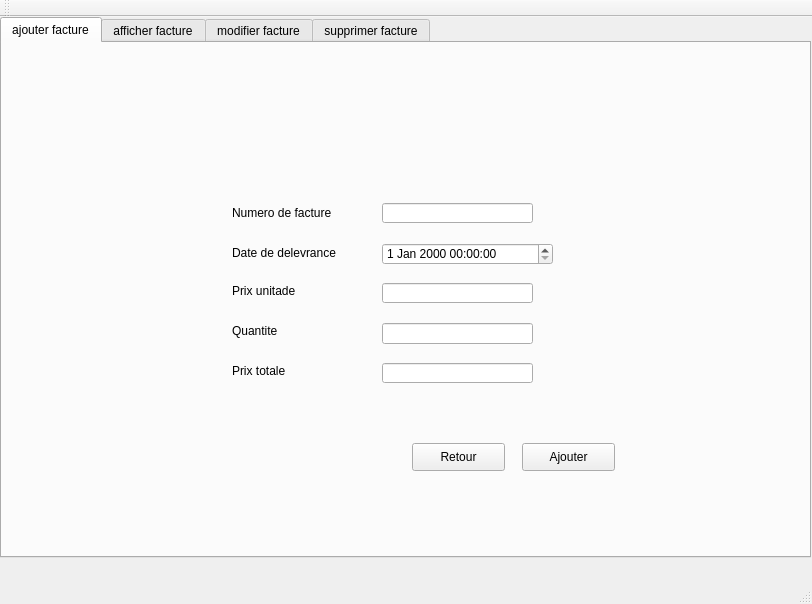
<?xml version="1.0" encoding="UTF-8"?>
<ui version="4.0">
 <class>MainWindow</class>
 <widget class="QMainWindow" name="MainWindow">
  <property name="geometry">
   <rect>
    <x>0</x>
    <y>0</y>
    <width>812</width>
    <height>604</height>
   </rect>
  </property>
  <property name="windowTitle">
   <string>Gestion des fournisseurs</string>
  </property>
  <widget class="QWidget" name="centralWidget">
   <widget class="QTabWidget" name="tabWidget">
    <property name="geometry">
     <rect>
      <x>0</x>
      <y>0</y>
      <width>811</width>
      <height>541</height>
     </rect>
    </property>
    <property name="currentIndex">
     <number>0</number>
    </property>
    <widget class="QWidget" name="ajouter_facture">
     <attribute name="title">
      <string>ajouter facture</string>
     </attribute>
     <widget class="QLabel" name="label">
      <property name="geometry">
       <rect>
        <x>230</x>
        <y>160</y>
        <width>111</width>
        <height>20</height>
       </rect>
      </property>
      <property name="text">
       <string>Numero de facture</string>
      </property>
     </widget>
     <widget class="QLabel" name="label_4">
      <property name="geometry">
       <rect>
        <x>230</x>
        <y>200</y>
        <width>121</width>
        <height>20</height>
       </rect>
      </property>
      <property name="text">
       <string>Date de delevrance</string>
      </property>
     </widget>
     <widget class="QLineEdit" name="lineEdit_prix_unitaire">
      <property name="geometry">
       <rect>
        <x>380</x>
        <y>240</y>
        <width>151</width>
        <height>20</height>
       </rect>
      </property>
      <property name="text">
       <string/>
      </property>
     </widget>
     <widget class="QLineEdit" name="lineEdit_prix_totale">
      <property name="geometry">
       <rect>
        <x>380</x>
        <y>320</y>
        <width>151</width>
        <height>20</height>
       </rect>
      </property>
      <property name="text">
       <string/>
      </property>
     </widget>
     <widget class="QLineEdit" name="lineEdit_quantite">
      <property name="geometry">
       <rect>
        <x>380</x>
        <y>280</y>
        <width>151</width>
        <height>21</height>
       </rect>
      </property>
     </widget>
     <widget class="QLabel" name="label_3">
      <property name="geometry">
       <rect>
        <x>230</x>
        <y>240</y>
        <width>101</width>
        <height>16</height>
       </rect>
      </property>
      <property name="text">
       <string>Prix unitade</string>
      </property>
     </widget>
     <widget class="QLabel" name="label_2">
      <property name="geometry">
       <rect>
        <x>230</x>
        <y>320</y>
        <width>91</width>
        <height>16</height>
       </rect>
      </property>
      <property name="text">
       <string>Prix totale</string>
      </property>
     </widget>
     <widget class="QLineEdit" name="lineEdit_num_fact">
      <property name="geometry">
       <rect>
        <x>380</x>
        <y>160</y>
        <width>151</width>
        <height>20</height>
       </rect>
      </property>
      <property name="text">
       <string/>
      </property>
     </widget>
     <widget class="QPushButton" name="pushButtonRetourAjouter">
      <property name="geometry">
       <rect>
        <x>410</x>
        <y>400</y>
        <width>93</width>
        <height>28</height>
       </rect>
      </property>
      <property name="text">
       <string>Retour</string>
      </property>
     </widget>
     <widget class="QLabel" name="label_5">
      <property name="geometry">
       <rect>
        <x>230</x>
        <y>280</y>
        <width>101</width>
        <height>16</height>
       </rect>
      </property>
      <property name="text">
       <string>Quantite</string>
      </property>
     </widget>
     <widget class="QPushButton" name="pushButtonAjouter">
      <property name="geometry">
       <rect>
        <x>520</x>
        <y>400</y>
        <width>93</width>
        <height>28</height>
       </rect>
      </property>
      <property name="text">
       <string>Ajouter</string>
      </property>
     </widget>
     <widget class="QDateTimeEdit" name="dateTimeEdit_ajouter">
      <property name="geometry">
       <rect>
        <x>380</x>
        <y>200</y>
        <width>171</width>
        <height>22</height>
       </rect>
      </property>
     </widget>
     <widget class="QLabel" name="label_pic1">
      <property name="geometry">
       <rect>
        <x>0</x>
        <y>-20</y>
        <width>861</width>
        <height>541</height>
       </rect>
      </property>
      <property name="text">
       <string/>
      </property>
     </widget>
     <zorder>label_pic1</zorder>
     <zorder>label</zorder>
     <zorder>label_4</zorder>
     <zorder>lineEdit_prix_unitaire</zorder>
     <zorder>lineEdit_prix_totale</zorder>
     <zorder>lineEdit_quantite</zorder>
     <zorder>label_3</zorder>
     <zorder>label_2</zorder>
     <zorder>lineEdit_num_fact</zorder>
     <zorder>pushButtonRetourAjouter</zorder>
     <zorder>label_5</zorder>
     <zorder>pushButtonAjouter</zorder>
     <zorder>dateTimeEdit_ajouter</zorder>
    </widget>
    <widget class="QWidget" name="afficher_facture">
     <attribute name="title">
      <string>afficher facture</string>
     </attribute>
     <widget class="QStackedWidget" name="stackedWidget1">
      <property name="geometry">
       <rect>
        <x>9</x>
        <y>-1</y>
        <width>791</width>
        <height>511</height>
       </rect>
      </property>
      <property name="currentIndex">
       <number>0</number>
      </property>
      <widget class="QWidget" name="page">
       <widget class="QPushButton" name="pushButtonImprimer">
        <property name="geometry">
         <rect>
          <x>660</x>
          <y>0</y>
          <width>93</width>
          <height>28</height>
         </rect>
        </property>
        <property name="text">
         <string>Imprimer</string>
        </property>
       </widget>
       <widget class="QTableView" name="tableViewAficherFacture">
        <property name="geometry">
         <rect>
          <x>0</x>
          <y>30</y>
          <width>791</width>
          <height>451</height>
         </rect>
        </property>
        <property name="toolTip">
         <string>&lt;html&gt;&lt;head/&gt;&lt;body&gt;&lt;p&gt;&lt;br/&gt;&lt;/p&gt;&lt;/body&gt;&lt;/html&gt;</string>
        </property>
        <property name="lineWidth">
         <number>1</number>
        </property>
        <property name="midLineWidth">
         <number>1</number>
        </property>
        <property name="dragEnabled">
         <bool>false</bool>
        </property>
        <property name="wordWrap">
         <bool>true</bool>
        </property>
        <property name="cornerButtonEnabled">
         <bool>true</bool>
        </property>
       </widget>
       <widget class="QPushButton" name="recette">
        <property name="geometry">
         <rect>
          <x>560</x>
          <y>0</y>
          <width>93</width>
          <height>28</height>
         </rect>
        </property>
        <property name="text">
         <string>Recette</string>
        </property>
       </widget>
       <widget class="QPushButton" name="pushButtonRetourAfficher">
        <property name="geometry">
         <rect>
          <x>680</x>
          <y>480</y>
          <width>101</width>
          <height>28</height>
         </rect>
        </property>
        <property name="text">
         <string>Retour</string>
        </property>
       </widget>
      </widget>
      <widget class="QWidget" name="page_2">
       <widget class="QLabel" name="label_6">
        <property name="geometry">
         <rect>
          <x>240</x>
          <y>210</y>
          <width>101</width>
          <height>16</height>
         </rect>
        </property>
        <property name="text">
         <string>Recette de jour</string>
        </property>
       </widget>
       <widget class="QPushButton" name="pushButtonRetourRecette">
        <property name="geometry">
         <rect>
          <x>470</x>
          <y>340</y>
          <width>93</width>
          <height>28</height>
         </rect>
        </property>
        <property name="text">
         <string>Retour</string>
        </property>
       </widget>
       <widget class="QLineEdit" name="lineEditImprimer">
        <property name="geometry">
         <rect>
          <x>360</x>
          <y>210</y>
          <width>113</width>
          <height>22</height>
         </rect>
        </property>
       </widget>
      </widget>
     </widget>
     <widget class="QLabel" name="label_pic2">
      <property name="geometry">
       <rect>
        <x>0</x>
        <y>-20</y>
        <width>861</width>
        <height>541</height>
       </rect>
      </property>
      <property name="text">
       <string/>
      </property>
     </widget>
     <zorder>label_pic2</zorder>
     <zorder>stackedWidget1</zorder>
    </widget>
    <widget class="QWidget" name="modifier_facture">
     <attribute name="title">
      <string>modifier facture</string>
     </attribute>
     <widget class="QStackedWidget" name="stackedWidget">
      <property name="geometry">
       <rect>
        <x>20</x>
        <y>0</y>
        <width>781</width>
        <height>501</height>
       </rect>
      </property>
      <property name="currentIndex">
       <number>0</number>
      </property>
      <widget class="QWidget" name="modifier_id">
       <widget class="QLabel" name="label_12">
        <property name="geometry">
         <rect>
          <x>210</x>
          <y>220</y>
          <width>111</width>
          <height>20</height>
         </rect>
        </property>
        <property name="text">
         <string>Numero de facture</string>
        </property>
       </widget>
       <widget class="QLineEdit" name="lineEdit_num_fact_modifier">
        <property name="geometry">
         <rect>
          <x>360</x>
          <y>220</y>
          <width>151</width>
          <height>20</height>
         </rect>
        </property>
        <property name="text">
         <string/>
        </property>
       </widget>
       <widget class="QPushButton" name="pushButtonModifier">
        <property name="geometry">
         <rect>
          <x>520</x>
          <y>350</y>
          <width>93</width>
          <height>28</height>
         </rect>
        </property>
        <property name="text">
         <string>Modifier</string>
        </property>
       </widget>
       <widget class="QPushButton" name="pushButtonRetourModifier2">
        <property name="geometry">
         <rect>
          <x>430</x>
          <y>350</y>
          <width>93</width>
          <height>28</height>
         </rect>
        </property>
        <property name="text">
         <string>Retour</string>
        </property>
       </widget>
      </widget>
      <widget class="QWidget" name="modifier">
       <widget class="QLabel" name="label_37">
        <property name="geometry">
         <rect>
          <x>210</x>
          <y>220</y>
          <width>91</width>
          <height>16</height>
         </rect>
        </property>
        <property name="text">
         <string>Quantite</string>
        </property>
       </widget>
       <widget class="QLineEdit" name="lineEdit_quntiter_modifier">
        <property name="geometry">
         <rect>
          <x>360</x>
          <y>220</y>
          <width>113</width>
          <height>20</height>
         </rect>
        </property>
        <property name="text">
         <string/>
        </property>
       </widget>
       <widget class="QPushButton" name="pushButtonRetourModifier">
        <property name="geometry">
         <rect>
          <x>440</x>
          <y>380</y>
          <width>93</width>
          <height>28</height>
         </rect>
        </property>
        <property name="text">
         <string>Retour</string>
        </property>
       </widget>
       <widget class="QLabel" name="label_34">
        <property name="geometry">
         <rect>
          <x>210</x>
          <y>180</y>
          <width>101</width>
          <height>16</height>
         </rect>
        </property>
        <property name="text">
         <string>Prix unitade</string>
        </property>
       </widget>
       <widget class="QLabel" name="label_36">
        <property name="geometry">
         <rect>
          <x>210</x>
          <y>260</y>
          <width>91</width>
          <height>16</height>
         </rect>
        </property>
        <property name="text">
         <string>Prix totale</string>
        </property>
       </widget>
       <widget class="QLabel" name="label_35">
        <property name="geometry">
         <rect>
          <x>210</x>
          <y>140</y>
          <width>121</width>
          <height>20</height>
         </rect>
        </property>
        <property name="text">
         <string>Date de delvrance</string>
        </property>
       </widget>
       <widget class="QLineEdit" name="lineEdit_prix_u_modifier">
        <property name="geometry">
         <rect>
          <x>360</x>
          <y>180</y>
          <width>113</width>
          <height>20</height>
         </rect>
        </property>
        <property name="text">
         <string/>
        </property>
       </widget>
       <widget class="QLineEdit" name="lineEdit_prix_t_modifier">
        <property name="geometry">
         <rect>
          <x>360</x>
          <y>260</y>
          <width>113</width>
          <height>20</height>
         </rect>
        </property>
        <property name="text">
         <string/>
        </property>
       </widget>
       <widget class="QDateTimeEdit" name="dateTimeEdit_modifier">
        <property name="geometry">
         <rect>
          <x>360</x>
          <y>140</y>
          <width>131</width>
          <height>22</height>
         </rect>
        </property>
       </widget>
       <widget class="QPushButton" name="pushButtonModifier2">
        <property name="geometry">
         <rect>
          <x>530</x>
          <y>380</y>
          <width>93</width>
          <height>28</height>
         </rect>
        </property>
        <property name="text">
         <string>Modifier</string>
        </property>
       </widget>
      </widget>
     </widget>
     <widget class="QLabel" name="label_pic3">
      <property name="geometry">
       <rect>
        <x>0</x>
        <y>-20</y>
        <width>811</width>
        <height>541</height>
       </rect>
      </property>
      <property name="text">
       <string/>
      </property>
     </widget>
     <zorder>label_pic3</zorder>
     <zorder>stackedWidget</zorder>
    </widget>
    <widget class="QWidget" name="supprimer_facture">
     <attribute name="title">
      <string>supprimer facture</string>
     </attribute>
     <widget class="QPushButton" name="pushButtonSupprimer">
      <property name="geometry">
       <rect>
        <x>550</x>
        <y>350</y>
        <width>93</width>
        <height>28</height>
       </rect>
      </property>
      <property name="text">
       <string>Supprimer</string>
      </property>
     </widget>
     <widget class="QLabel" name="label_11">
      <property name="geometry">
       <rect>
        <x>230</x>
        <y>220</y>
        <width>111</width>
        <height>20</height>
       </rect>
      </property>
      <property name="text">
       <string>Numero de facture</string>
      </property>
     </widget>
     <widget class="QLineEdit" name="lineEdit_num_fact_sup">
      <property name="geometry">
       <rect>
        <x>380</x>
        <y>220</y>
        <width>151</width>
        <height>20</height>
       </rect>
      </property>
      <property name="text">
       <string/>
      </property>
     </widget>
     <widget class="QPushButton" name="pushButtonRetourSupprimer">
      <property name="geometry">
       <rect>
        <x>460</x>
        <y>350</y>
        <width>93</width>
        <height>28</height>
       </rect>
      </property>
      <property name="text">
       <string>Retour</string>
      </property>
     </widget>
     <widget class="QLabel" name="label_pic4">
      <property name="geometry">
       <rect>
        <x>0</x>
        <y>-20</y>
        <width>811</width>
        <height>541</height>
       </rect>
      </property>
      <property name="text">
       <string/>
      </property>
     </widget>
     <zorder>label_pic4</zorder>
     <zorder>pushButtonSupprimer</zorder>
     <zorder>label_11</zorder>
     <zorder>lineEdit_num_fact_sup</zorder>
     <zorder>pushButtonRetourSupprimer</zorder>
    </widget>
   </widget>
  </widget>
  <widget class="QMenuBar" name="menuBar">
   <property name="geometry">
    <rect>
     <x>0</x>
     <y>0</y>
     <width>812</width>
     <height>26</height>
    </rect>
   </property>
  </widget>
  <widget class="QToolBar" name="mainToolBar">
   <attribute name="toolBarArea">
    <enum>TopToolBarArea</enum>
   </attribute>
   <attribute name="toolBarBreak">
    <bool>false</bool>
   </attribute>
  </widget>
  <widget class="QStatusBar" name="statusBar"/>
 </widget>
 <layoutdefault spacing="6" margin="11"/>
 <resources/>
 <connections/>
</ui>
